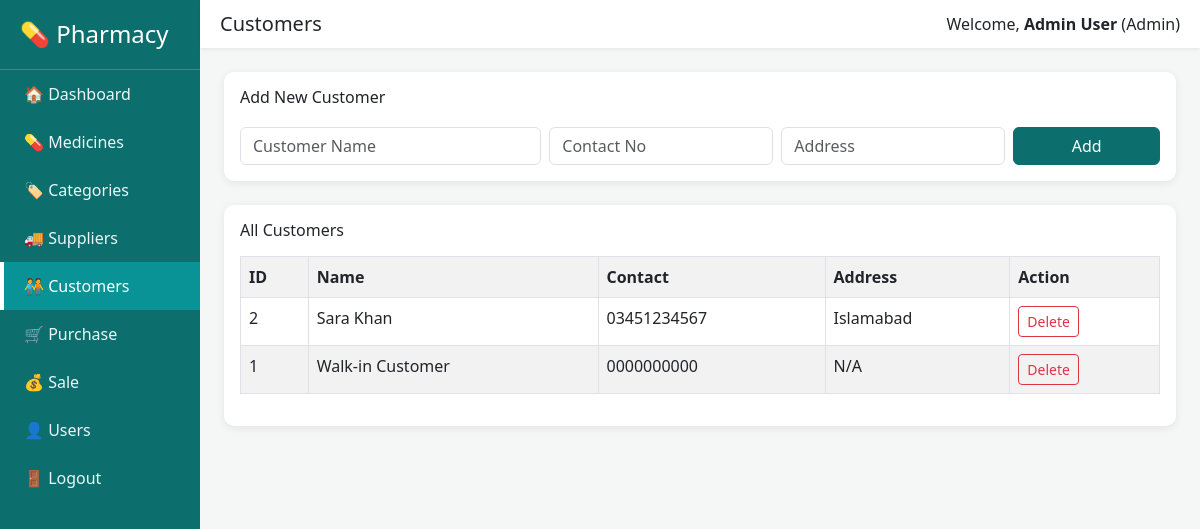
/customers.php (signed in), run on the app's committed database.
### tables this page shows
CREATE TABLE customers (
    customer_id INT AUTO_INCREMENT PRIMARY KEY,
    customer_name VARCHAR(100) NOT NULL,
    contact_no VARCHAR(20),
    address VARCHAR(255),
    created_at TIMESTAMP DEFAULT CURRENT_TIMESTAMP
);

### customers.php (the view, shortened to what this page needs)
<?php
require "config.php";
$customers = $conn->query("SELECT * FROM customers ORDER BY customer_id DESC");
?>
<!DOCTYPE html>
<html lang="en">
<head>
    <link href="https://cdn.jsdelivr.net/npm/bootstrap@5.3.0/dist/css/bootstrap.min.css" rel="stylesheet">
    <link href="style.css" rel="stylesheet">
</head>
<body>
<div class="row g-0">
    <?php include "includes/sidebar.php"; ?>
    <div class="col-md-10">
        <?php include "includes/topbar.php"; ?>
        <div class="p-4">
            <div class="card card-stat p-3 mb-4">
                <h6>Add New Customer</h6>
                <form method="POST" class="row g-2 mt-1">
                    <div class="col-md-4">
                        <input type="text" name="customer_name" class="form-control" placeholder="Customer Name" required>
                    </div>
                    <div class="col-md-3">
                        <input type="text" name="contact_no" class="form-control" placeholder="Contact No">
                    </div>
                    <div class="col-md-3">
                        <input type="text" name="address" class="form-control" placeholder="Address">
                    </div>
                    <div class="col-md-2">
                        <button type="submit" name="add_customer" class="btn btn-success w-100">Add</button>
                    </div>
                </form>
            </div>
            <div class="card card-stat p-3">
                <h6>All Customers</h6>
                <table class="table table-striped table-bordered mt-2">
                    <tr><th>ID</th><th>Name</th><th>Contact</th><th>Address</th><th>Action</th></tr>
                    <?php while ($row = $customers->fetch_assoc()): ?>
                    <tr>
                        <td><?php echo $row['customer_id']; ?></td>
                        <td><?php echo htmlspecialchars($row['customer_name']); ?></td>
                        <td><?php echo htmlspecialchars($row['contact_no']); ?></td>
                        <td><?php echo htmlspecialchars($row['address']); ?></td>
                        <td>
                            <a href="customers.php?delete=<?php echo $row['customer_id']; ?>"
                               class="btn btn-sm btn-outline-danger"
                               onclick="return confirm('Delete this customer?');">Delete</a>
                        </td>
                    </tr>
                    <?php endwhile; ?>
                </table>
            </div>
        </div>
    </div>
</div>
</body>
</html>

### style.css (style rules this page uses)
body { background-color: #f4f7f6; font-family: 'Segoe UI', Arial, sans-serif; }
.card-stat { border: none; border-radius: 10px; box-shadow: 0 2px 8px rgba(0,0,0,0.08); }
.btn-success { background-color: #0d6e6e !important; border-color: #0d6e6e !important; }

### data on the page
customers: customer_id "2", customer_name "Sara Khan", contact_no "03451234567", address "Islamabad"
customers: customer_id "1", customer_name "Walk-in Customer", contact_no "0000000000", address "N/A"

### other printed values
$page_title "Customers"
$_SESSION['full_name'] "Admin User"
$_SESSION['role'] "Admin"
